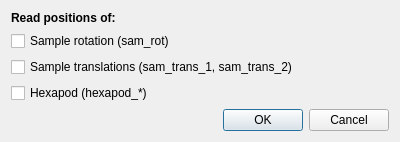
<?xml version="1.0" encoding="UTF-8"?>
<ui version="4.0">
 <class>Dialog</class>
 <widget class="QDialog" name="Dialog">
  <property name="geometry">
   <rect>
    <x>0</x>
    <y>0</y>
    <width>400</width>
    <height>135</height>
   </rect>
  </property>
  <property name="windowTitle">
   <string>Read current positions</string>
  </property>
  <layout class="QVBoxLayout" name="verticalLayout">
   <item>
    <widget class="QLabel" name="label">
     <property name="sizePolicy">
      <sizepolicy hsizetype="Preferred" vsizetype="Fixed">
       <horstretch>0</horstretch>
       <verstretch>0</verstretch>
      </sizepolicy>
     </property>
     <property name="font">
      <font>
       <weight>75</weight>
       <bold>true</bold>
      </font>
     </property>
     <property name="text">
      <string>Read positions of:</string>
     </property>
    </widget>
   </item>
   <item>
    <widget class="QCheckBox" name="rotBox">
     <property name="text">
      <string>Sample rotation (sam_rot)</string>
     </property>
    </widget>
   </item>
   <item>
    <widget class="QCheckBox" name="transBox">
     <property name="text">
      <string>Sample translations (sam_trans_1, sam_trans_2)</string>
     </property>
    </widget>
   </item>
   <item>
    <widget class="QCheckBox" name="hexaBox">
     <property name="text">
      <string>Hexapod (hexapod_*)</string>
     </property>
    </widget>
   </item>
   <item>
    <widget class="QDialogButtonBox" name="buttonBox">
     <property name="orientation">
      <enum>Qt::Horizontal</enum>
     </property>
     <property name="standardButtons">
      <set>QDialogButtonBox::Cancel|QDialogButtonBox::Ok</set>
     </property>
    </widget>
   </item>
  </layout>
 </widget>
 <resources/>
 <connections>
  <connection>
   <sender>buttonBox</sender>
   <signal>accepted()</signal>
   <receiver>Dialog</receiver>
   <slot>accept()</slot>
   <hints>
    <hint type="sourcelabel">
     <x>248</x>
     <y>254</y>
    </hint>
    <hint type="destinationlabel">
     <x>157</x>
     <y>274</y>
    </hint>
   </hints>
  </connection>
  <connection>
   <sender>buttonBox</sender>
   <signal>rejected()</signal>
   <receiver>Dialog</receiver>
   <slot>reject()</slot>
   <hints>
    <hint type="sourcelabel">
     <x>316</x>
     <y>260</y>
    </hint>
    <hint type="destinationlabel">
     <x>286</x>
     <y>274</y>
    </hint>
   </hints>
  </connection>
 </connections>
</ui>
